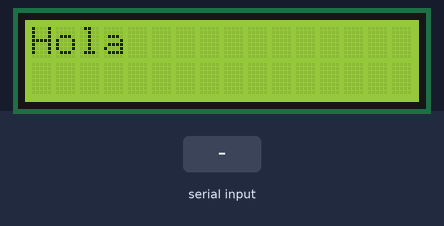
Recording of a sketch running on a simulated Arduino Uno, built with avr-gcc and run on an emulated ATmega328P. On the bench: 16×2 character LCD. The inputs (shaded band) are chosen by the test bench.

Above: at 1.2 s.
1.3 s: "getsMssg2" received over Serial
At 2.47 s:
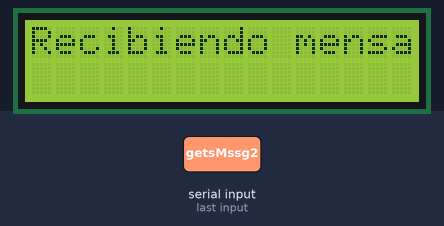
4.2 s: "blinkLed2" received over Serial
At 4.6 s:
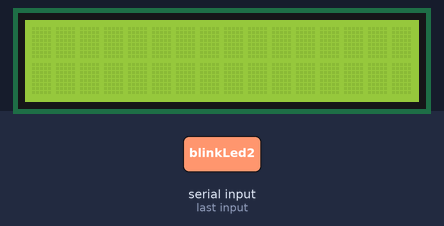
7.2 s: "showMssg2" received over Serial
At 12.7 s:
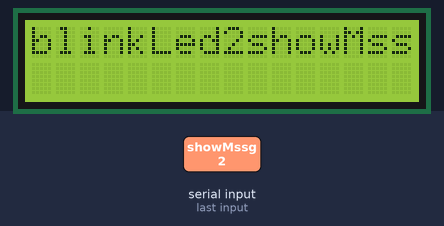
Timing chart, 0 to 14.2 s (numbered marks = the images above; inputs shaded):
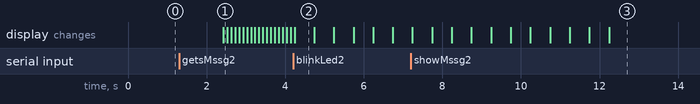

The sketch:

Slave.ino
```cpp
# include <LiquidCrystal.h>
#define RS 13
#define EN 12
#define D4 11
#define D5 10
#define D6 9
#define D7 8
#define LED 5

LiquidCrystal lcd(RS,EN,D4,D5,D6,D7);
static String recordMsg = "MENSAJE";
bool ledFade = false;
int fadeValue = 0;

void setup(){
  Serial.begin(9600);
  lcd.begin(16,2);
  lcd.print("Hola");
}

void loop(){
  if(ledFade){
    analogWrite(LED, fadeValue);
    fadeValue = (fadeValue + 2) % 255;
    lcd.setCursor(0,1);
    lcd.print(fadeValue);
  }
  if(Serial.available()>0){
    delay(100);
    String strMsg = Serial.readString();
    if (strMsg == "blinkLed2"){
        ledFade = !ledFade;
    }else if (strMsg == "showMssg2"){
        lcd.clear();
        lcd.print(recordMsg);
        delay(1500);
    }else if (strMsg == "getsMssg2"){
        lcd.clear();
        lcd.print("Recibiendo mensaje");
        int timeOut
        = 0;
        while(Serial.available() == 0 && timeOut <= 50){
          delay(100);
          timeOut++;
          lcd.setCursor(0,1);
          lcd.print(timeOut);
        }
        lcd.clear();
        if(timeOut < 50){
          char c;
          while(Serial.available() > 0 || c != '*'){
            c = Serial.read();
            if (isdigit(c) || isalpha(c)){
              delay(500);
              lcd.print(c);
            }
          }
        }else{
          lcd.print("error");
        }
        delay(1500);
    }else if (strMsg ==  "testConn2"){
        delay(2000);
        Serial.write("OK");
        lcd.clear();
        lcd.print("Successful");
        lcd.setCursor(0,1);
        lcd.print("Connection");
        delay(1500);
        lcd.clear();
    }
    strMsg="";
  }
  delay(30);
}
```

Measured:
- after the input at 1.3 s, the display: changes after 1.1 s (image 1)
- after the input at 4.2 s, the display: changes at once (image 2)
- after the input at 7.2 s, the display: first differs from a run without the input after 2.0 s (image 3 shows a later state)
- what the display in image 2 shows lasts 0.5 s, from 4.2 s to 4.7 s
